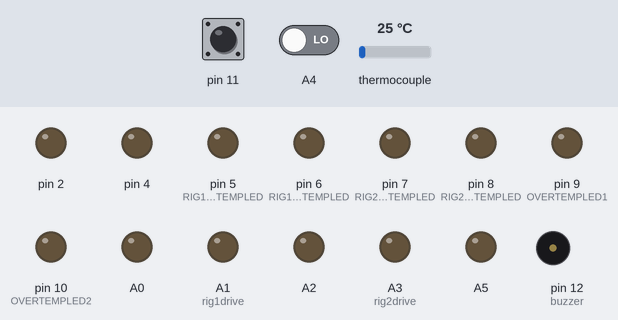
Recording of a sketch running on a simulated Arduino Uno, built with avr-gcc and run on an emulated ATmega328P. On the bench: output pins drawn as LEDs (lit = HIGH), buzzer (waves = sounding, pin HIGH). The inputs (shaded band) are chosen by the test bench; at power-on: pin 11 HIGH, A4 LOW, thermocouple 25 °C. Pins used as bus, display or sensor lines are not drawn; what the sketch prints to the serial monitor is not drawn.

Above: at 0.1 s.
At 2.1 s:
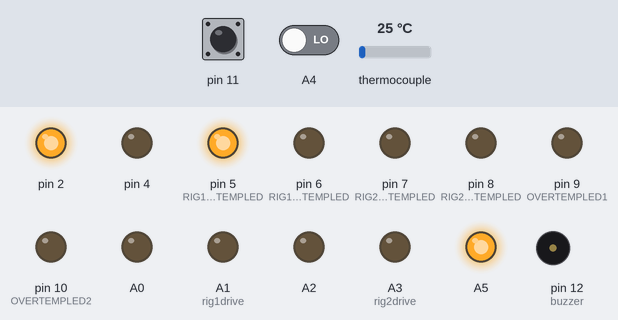
At 5.1 s:
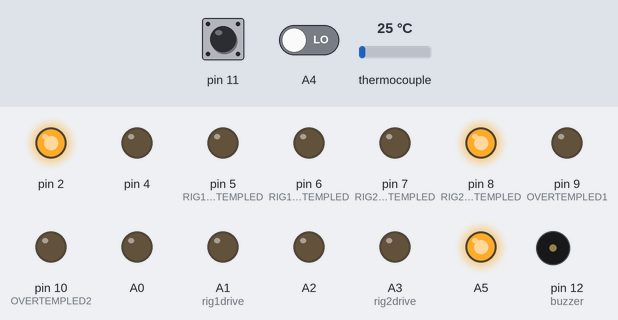
At 8.1 s:
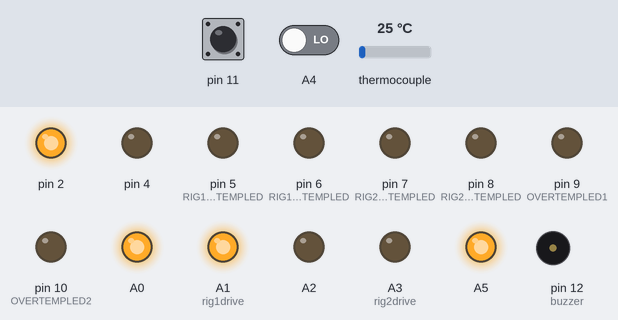
At 10.7 s:
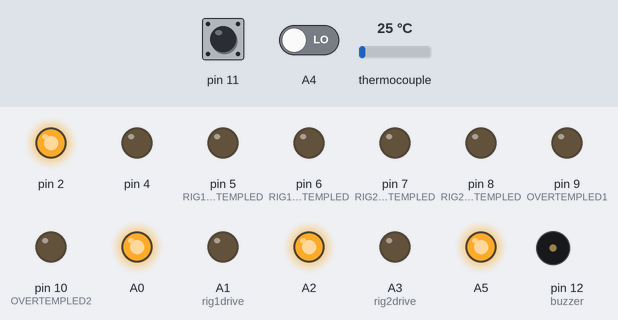
At 14.2 s:
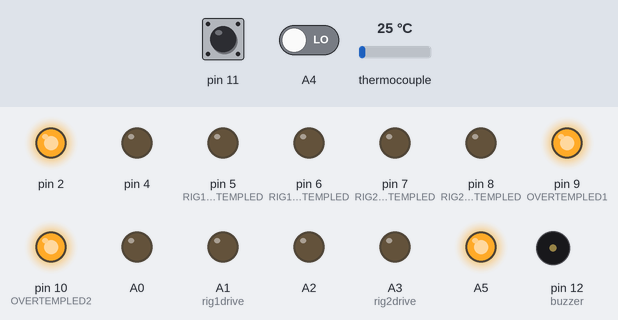
Timing chart, 0 to 15.7 s (numbered marks = the images above):
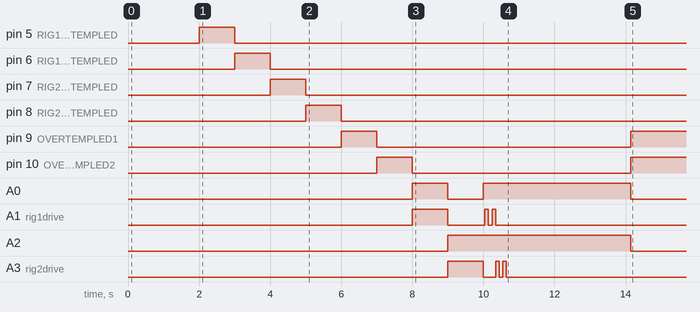

The sketch:

CPCA_PassThru_RevE.ino
```cpp
/*+++++++++++++++++++++++++++++----------=---=========================================================================================================/***************************************************
 CPCA Prototype Heater Control Software

 Inputs: 2x Adafruit MAX31865 Pt100 temperature sensor board


 Arduino Micro Pinout

 MOSI MOSI for SPI devices
 SS
 TX   Unused, dedicated to USB serial comm
 RX   Unused, dedicated to USB serial comm
 RST  Unused
 GND  GND
 D2   Rig1 CS, to header X1
 D3   Unused
 D4   Spare MOSFET gate
 D5   Indicator LED1
 D6   Indicator LED2
 D7   Indicator LED3
 D8   Indicator LED4
 D9   Indicator LED5
 D10  Indicator LED6
 D11  Rig1 Overtemp pin (input)
 D12  Buzzer Output
 D13  Unused
 3V3
 REF
 A0   Rig1 SW OK pin (output)
 A1   Rig1 Heater drive signal (output)
 A2   Rig2 SW OK pin (output)
 A3   Rig2 Heater drive signal (output)
 A4   Rig2 Overtemp pin (input)
 A5   Rig2 CS, to header X3
 MISO MISO for SPI devices
 SCK  CLK for SPI devices


 ****************************************************/

 /************
  * Header pairings:
  * Rig 1
  * RTD: X1
  *
  * Rig 2
  * RTD: X3
  * LED J6
  * HTR: J4
  */

#include <Adafruit_MAX31865.h>
#include <PID_v1.h>
#include <EEPROM.h>


// use hardware SPI, just pass in the CS pin
Adafruit_MAX31865 ch1 = Adafruit_MAX31865(2);
Adafruit_MAX31865 ch2 = Adafruit_MAX31865(A5);


const int led1 = 5; // Rig 1 Green LED
const int led2 = 6; // Rig 1 Yellow LED
const int led3 = 7; // Rig 2 Green LED
const int led4 = 8; // Rig 2 Yellow LED
const int led5 = 9; // Rig 1 Red LED
const int led6 = 10; // Rig 2 Red LED
const int buzzer = 12;
const int rig1drive = 15;
const int rig2drive = 17;

const int RIG1OKTEMPLED = 5;
const int RIG1NOTOKTEMPLED = 6;
const int RIG2OKTEMPLED = 7;
const int RIG2NOTOKTEMPLED = 8;
const int OVERTEMPLED1 = 9;
const int OVERTEMPLED2 = 10;

int Temp1Offset = 0. ;
int Temp2Offset = 0. ;


// The value of the Rref resistor. Use 430.0 for PT100 and 4300.0 for PT1000
#define RREF      430.0
// The 'nominal' 0-degrees-C resistance of the sensor
// 100.0 for PT100, 1000.0 for PT1000
#define RNOMINAL  100.0


#define RSETPOINT 114.56 //pt100 resistance at 37.5 deg C in ohms

#define Pfactor 80 // Proportional factor
#define Ifactor 0 // Integral factor
#define Dfactor 15 // Derivative factor


double Setpoint1, Setpoint2, Rig1Input, Rig2Input, Rig1Output, Rig2Output;
PID PID1(&Rig1Input, &Rig1Output, &Setpoint1, Pfactor, Ifactor, Dfactor, DIRECT); //set up Rig1 PID with pointers
PID PID2(&Rig2Input, &Rig2Output, &Setpoint2, Pfactor, Ifactor, Dfactor, DIRECT); //set up Rig2 PID with pointers


void setup() {
  Serial.begin(115200);
  delay(1000);
  Serial.println("CPCA REV E");

  pinMode(2,OUTPUT);
  pinMode(4,OUTPUT);
  pinMode(5,OUTPUT);
  pinMode(6,OUTPUT);
  pinMode(7,OUTPUT);
  pinMode(8,OUTPUT);
  pinMode(9,OUTPUT);
  pinMode(10,OUTPUT);
  pinMode(11,INPUT);
  pinMode(12,OUTPUT);
  pinMode(13,INPUT);
  pinMode(A0,OUTPUT);
  pinMode(A1,OUTPUT);
  pinMode(A2,OUTPUT);
  pinMode(A3,OUTPUT);
  pinMode(A4,INPUT);
  pinMode(A5,OUTPUT);

  digitalWrite(A5,HIGH);
  digitalWrite(2,HIGH);
  digitalWrite(A1,LOW);
  digitalWrite(A0,HIGH);
  digitalWrite(A2,HIGH);

  POST();

  ch1.begin(MAX31865_3WIRE);  // set to 2WIRE or 4WIRE as necessary
  ch2.begin(MAX31865_3WIRE);  // set to 2WIRE or 4WIRE as necessary

  //uint16_t LowT1 = ch1.readLThresh();
  //uint16_t LowT2 = ch2.readLThresh();

  //Serial.print("Channel 1 Low Threshold ");
  //Serial.println(LowT1);
  //Serial.print("Channel 2 Low Threshold ");
 // Serial.println(LowT2);

  PID1.SetOutputLimits(0,100); //Limit PWM to reduce load on power supply
  PID2.SetOutputLimits(0,100);

  PID1.SetSampleTime(400);
  PID2.SetSampleTime(400);

  Rig1Input = (double)ch1.readRTD();
  Rig1Input /= 32768;
  Rig1Input *= RREF;

  Rig2Input = (double)ch2.readRTD();
  Rig2Input /= 32768;
  Rig2Input *= RREF;

  Temp1Offset = int((EEPROM.read(0) << 8) + EEPROM.read(1)); //EEPROM bytes 0 and 1 correspond to signed integer, that gets multiplied by .01 to set calibration offset of setpoint
  Temp2Offset = ((int((EEPROM.read(2) << 8) + EEPROM.read(3))));

  Setpoint1 = RSETPOINT + ((int((EEPROM.read(4) << 8) + EEPROM.read(5)))*.01);  //Similarly, bytes 4-6 used to store info on setpoint adjustment
  Setpoint2 = RSETPOINT + ((int((EEPROM.read(6) << 8) + EEPROM.read(7)))*.01);

  PID1.SetMode(AUTOMATIC); //turn on rig1 PID
  PID2.SetMode(AUTOMATIC); //turn on rig2 PID

  Serial.print("Kp = "); Serial.println(PID1.GetKp());
  Serial.print("Ki = "); Serial.println(PID1.GetKi());
  Serial.print("Kd = "); Serial.println(PID1.GetKd());
  Serial.print("Mode = "); Serial.println(PID1.GetMode());
  Serial.print("Rig 1 Temp Offset = "); Serial.print(Temp1Offset); Serial.print("\t"); Serial.print("Rig 2 Temp Offset = "); Serial.print(Temp2Offset);
  Serial.print("Rig 1 Setpoint Offset = "); Serial.print(Setpoint1 - RSETPOINT); Serial.print("\t"); Serial.print("Rig 2 Setpoint Offset = "); Serial.println(Setpoint2 - RSETPOINT);
  Serial.println("************************************************************************************************************");
  Serial.println("************************************************************************************************************");
  Serial.println("************************************************************************************************************");


}
void loop() {
  float Rig1Temp;
  float Rig2Temp;
  Rig1Input = ch1.readRTD();
  Rig1Input /= 32768;
  Rig1Input *= RREF;
  Serial.print("Rig 1 Resistance = "); Serial.print(Rig1Input,8); Serial.print("\t");
  Rig1Temp = (ch1.temperature(100,RREF) + (.01 * Temp1Offset));
  PID1.Compute();


  digitalWrite(A1,HIGH);
  delay(Rig1Output);
  digitalWrite(A1,LOW);
  delay(200-Rig1Output);
  digitalWrite(A1,HIGH);
  delay(Rig1Output);
  digitalWrite(A1,LOW);


  Rig2Input = ch2.readRTD();
  Rig2Input /= 32768;
  Rig2Input *= RREF;
  Serial.print("Rig 2 Resistance = "); Serial.print(Rig2Input,8); Serial.print("\t"); Serial.print("\t");
  Rig2Temp = (ch2.temperature(100,RREF) + float(.01 * Temp2Offset));
  PID2.Compute();


  digitalWrite(A3,HIGH);
  delay(Rig2Output);
  digitalWrite(A3,LOW);
  delay(200-Rig2Output);
  digitalWrite(A3,HIGH);
  delay(Rig2Output);
  digitalWrite(A3,LOW);
  Serial.print("T1:"); Serial.print(Rig1Temp); Serial.print(" "); Serial.print("T2:"); Serial.print(Rig2Temp); Serial.print("\t");
  Serial.print(Rig1Output,4); Serial.print(" ");Serial.println(Rig2Output,4);
  delay(500);
  checktempfaults();
  calshift();
  checkitco();

  if(Rig1Temp <36.5){
    digitalWrite(RIG1NOTOKTEMPLED,HIGH);
    digitalWrite(RIG1OKTEMPLED,LOW);
  }
  else if(Rig1Temp >36.5 && Rig1Temp < 38.5){
    digitalWrite(RIG1OKTEMPLED,HIGH);
    digitalWrite(RIG1NOTOKTEMPLED,LOW);
  }


  if(Rig2Temp <36.5){
    digitalWrite(RIG2NOTOKTEMPLED,HIGH);
    digitalWrite(RIG2OKTEMPLED,LOW);
  }
  else if(Rig2Temp > 36.5 && Rig2Temp < 38.5){
    digitalWrite(RIG2OKTEMPLED,HIGH);
    digitalWrite(RIG2NOTOKTEMPLED,LOW);
  }
}


void checkitco(void){
  if (!digitalRead(11) | !digitalRead(A4)){ //if either independent temp sensor is triggered...shut down everthing
    digitalWrite(buzzer,HIGH); //Drive buzzer;
    delay(500);
    digitalWrite(buzzer,LOW); //Drive buzzer;
    delay(500);
    digitalWrite(buzzer,HIGH); //Drive buzzer;
    delay(500);
    digitalWrite(buzzer,LOW); //Drive buzzer;
    delay(500);
    digitalWrite(buzzer,HIGH); //Drive buzzer;
    delay(500);
    digitalWrite(buzzer,LOW); //Drive buzzer;
    delay(500);
    digitalWrite(OVERTEMPLED1,HIGH); //Turn on overtemp leds
    digitalWrite(OVERTEMPLED2,HIGH);
    digitalWrite(RIG1NOTOKTEMPLED,LOW); //Turn off low temp and normal temp led
    digitalWrite(RIG2NOTOKTEMPLED,LOW);
    digitalWrite(RIG1OKTEMPLED,LOW);
    digitalWrite(RIG2OKTEMPLED,LOW);
    digitalWrite(A0,LOW); //drive Rig1SWOK low
    digitalWrite(rig1drive,LOW);
    digitalWrite(A2,LOW); //drive Rig2SWOK low
    digitalWrite(rig2drive,LOW);
    Serial.println("OVERTEMP DETECTED");
    while(1){}; //requires reset to turn off
  }
}

void checktempfaults(void){
  uint8_t fault = ch1.readFault();
  if (fault) {
    Serial.println("Rig 1 Fault");
    Serial.print("Fault 0x"); Serial.println(fault, HEX);
    if (fault & MAX31865_FAULT_HIGHTHRESH) {
      Serial.println("RTD High Threshold");
    }
    if (fault & MAX31865_FAULT_LOWTHRESH) {
      Serial.println("RTD Low Threshold");
    }
    if (fault & MAX31865_FAULT_REFINLOW) {
      Serial.println("REFIN- > 0.85 x Bias");
    }
    if (fault & MAX31865_FAULT_REFINHIGH) {
      Serial.println("REFIN- < 0.85 x Bias - FORCE- open");
    }
    if (fault & MAX31865_FAULT_RTDINLOW) {
      Serial.println("RTDIN- < 0.85 x Bias - FORCE- open");
    }
    if (fault & MAX31865_FAULT_OVUV) {
      Serial.println("Under/Over voltage");
    }
    ch1.clearFault();
  }
  fault = ch2.readFault();
  if (fault) {
    Serial.println("Rig 2 Fault");
    Serial.print("Fault 0x"); Serial.println(fault, HEX);
    if (fault & MAX31865_FAULT_HIGHTHRESH) {
      Serial.println("RTD High Threshold");
    }
    if (fault & MAX31865_FAULT_LOWTHRESH) {
      Serial.println("RTD Low Threshold");
    }
    if (fault & MAX31865_FAULT_REFINLOW) {
      Serial.println("REFIN- > 0.85 x Bias");
    }
    if (fault & MAX31865_FAULT_REFINHIGH) {
      Serial.println("REFIN- < 0.85 x Bias - FORCE- open");
    }
    if (fault & MAX31865_FAULT_RTDINLOW) {
      Serial.println("RTDIN- < 0.85 x Bias - FORCE- open");
    }
    if (fault & MAX31865_FAULT_OVUV) {
      Serial.println("Under/Over voltage");
    }
    ch2.clearFault();
  }
}
void calshift(void){
  //Adjust Calibration for temp sensor. use, '+' and '-' for rig 1 temp measurement fine offset adjustment '.' and ',' for rig 2 temp measurement fine offset adjustment. use '8' and '9' and 'b' and 'n' for coarse adjustment on rigs 1 and 2 respectively.
  //'[' and ']' for rig 1 setpoint adjustment, ';' and ''' for rig 2 setpoint adjustment
  if (Serial.available() > 0){
    // get incoming byte
    char inChar = Serial.read();
    int calval;
    switch(inChar){
      case '+':
      calval = int((EEPROM.read(0) << 8) + EEPROM.read(1));
      calval += 1;
      EEPROM.write(0,calval >> 8); //MSB
      EEPROM.write(1,calval);
      Temp1Offset = calval;
      break;
      case '-':
      calval = int((EEPROM.read(0) << 8) + EEPROM.read(1));
      calval -= 1;
      EEPROM.write(0,calval >> 8);
      EEPROM.write(1,calval);
      Temp1Offset = calval;
      break;
      case '.':
      calval = int((EEPROM.read(2) << 8) + EEPROM.read(3));
      calval += 1;
      EEPROM.write(2,calval >> 8);
      EEPROM.write(3,calval);
      Temp2Offset = calval;
      break;
      case ',':
      calval = int((EEPROM.read(2) << 8) + EEPROM.read(3));
      calval -= 1;
      EEPROM.write(2,calval >> 8);
      EEPROM.write(3,calval);
      Temp2Offset = calval;
      break;
       case '9':
      calval = int((EEPROM.read(0) << 8) + EEPROM.read(1));
      calval += 10;
      EEPROM.write(0,calval >> 8);
      EEPROM.write(1,calval);
      Temp1Offset = calval;
      break;
      case '8':
      calval = int((EEPROM.read(0) << 8) + EEPROM.read(1));
      calval -= 10;
      EEPROM.write(0,calval >> 8);
      EEPROM.write(1,calval);
      Temp1Offset = calval;
      break;
      case 'n':
      calval = int((EEPROM.read(2) << 8) + EEPROM.read(3));
      calval += 10;
      EEPROM.write(2,calval >> 8);
      EEPROM.write(3,calval);
      Temp2Offset = calval;
      break;
      case 'b':
      calval = int((EEPROM.read(2) << 8) + EEPROM.read(3));
      calval -= 10;
      EEPROM.write(2,calval >> 8);
      EEPROM.write(3,calval);
      Temp2Offset = calval;
      break;
      case ']':
      calval = int((EEPROM.read(4) << 8) + EEPROM.read(5));
      calval += 1;
      EEPROM.write(4,calval >> 8);
      EEPROM.write(5,calval);
      Setpoint1 = RSETPOINT + ((int((EEPROM.read(4) << 8) + EEPROM.read(5)))*.01);
      break;
      case '[':
      calval = int((EEPROM.read(4) << 8) + EEPROM.read(5));
      calval -= 1;
      EEPROM.write(4,calval >> 8);
      EEPROM.write(5,calval);
      Setpoint1 = RSETPOINT + ((int((EEPROM.read(4) << 8) + EEPROM.read(5)))*.01);
      break;
      case '\'':
      calval = int((EEPROM.read(6) << 8) + EEPROM.read(7));
      calval += 1;
      EEPROM.write(6,calval >> 8);
      EEPROM.write(7,calval);
      Setpoint2 = RSETPOINT + (calval * .01);
      break;
      case ';':
      calval = int((EEPROM.read(6) << 8) + EEPROM.read(7));
      calval -= 1;
      EEPROM.write(6,calval >> 8);
      EEPROM.write(7,calval);
      Setpoint2 = RSETPOINT + (calval *.01);
      break;
      default:
      Serial.println("Invalid Entry");
      break;
    }
    Serial.print("Temp1Offset: "); Serial.print(Temp1Offset); Serial.print("; Temp2Offset: "); Serial.print(Temp2Offset); Serial.print("; Setpoint1: "); Serial.print(Setpoint1); Serial.print("; Setpoint2:"); Serial.println(Setpoint2);

  }
}

void POST(void){
  Serial.print("POST TEST....");
  digitalWrite(A0,LOW);
  digitalWrite(A1,LOW);
  digitalWrite(A2,LOW);
  digitalWrite(A3,LOW);
  digitalWrite(buzzer,HIGH); //Test Buzzer
  delay(1000);
  digitalWrite(buzzer,LOW);
  for (int i= led1 ; i<=led6; i++) //Turn on each LED one at a time
  {
    digitalWrite(i,HIGH);
    delay(1000);
    digitalWrite(i,LOW);
  }
  for (int i= led1 ; i<=led6; i++) //Turn off LEDs
  {
    digitalWrite(i,LOW);
  }
  digitalWrite(A0,HIGH);//Rig1 Heater Check
  digitalWrite(A1,HIGH);
  delay(1000);
  digitalWrite(A0,LOW);
  digitalWrite(A1,LOW);
  digitalWrite(A2,HIGH); //Rig2 Heater Check
  digitalWrite(A3,HIGH);
  delay(1000);
  digitalWrite(A2,LOW);
  digitalWrite(A3,LOW);
  Serial.println("Complete");
  digitalWrite(A0,HIGH);//set SWOK? pins to high in preparation for normal operation
  digitalWrite(A2,HIGH);
}

/*
void drivehtr(int chan, int error, int duration){
  if (chan == 1){
    if (error > 0){
      analogWrite(10,map(error, 0, 50, 0, 128);
      delay(duration);
      analogWrite(10,0);
     }
  }

  if (chan ==2){
    if (error > 0){
      analogWrite(9, map(error, 0, 50, 0, 128);
      delay(duration);
      analogWrite(9,0);
    }
  }
}
*/
```

Measured:
- by itself, pin 9 (OVERTEMPLED1): HIGH → LOW at 7.0 s, → HIGH 7.1 s later
- by itself, pin 10 (OVERTEMPLED2): HIGH → LOW at 8.0 s, → HIGH 6.1 s later
- by itself, A0: HIGH → LOW at 9.0 s, → HIGH 1.0 s later, → LOW 4.1 s later
- by itself, A1 (rig1drive): goes LOW 1.0 s, HIGH 0.10 s, LOW 0.10 s, HIGH 0.10 s, then LOW
- by itself, A2: HIGH → LOW at 14.1 s
- by itself, A3 (rig2drive): goes LOW 0.34 s, HIGH 0.10 s, LOW 0.10 s, HIGH 0.10 s, then LOW
- by itself, pin 12 (buzzer): repeats every 1.0 s: HIGH 0.50 s, LOW 0.50 s, until it stays LOW from 13.6 s
